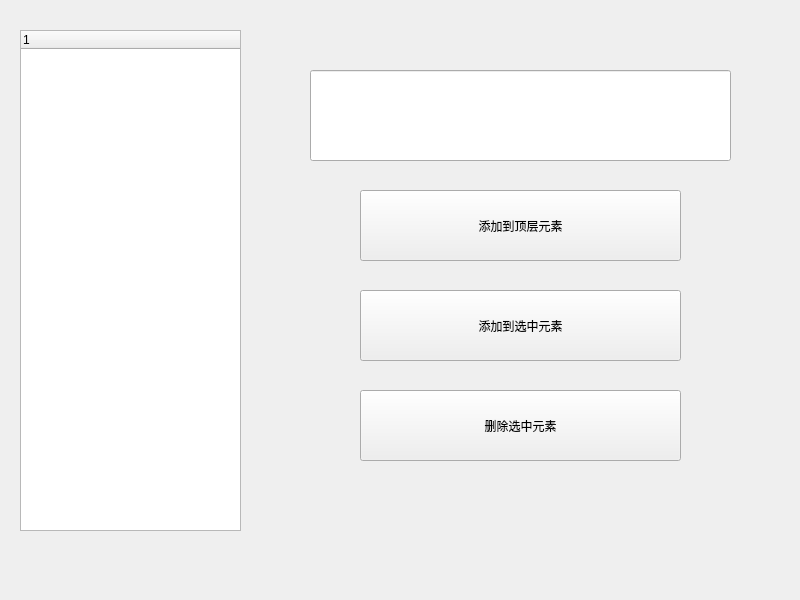
<?xml version="1.0" encoding="UTF-8"?>
<ui version="4.0">
 <class>Widget</class>
 <widget class="QWidget" name="Widget">
  <property name="geometry">
   <rect>
    <x>0</x>
    <y>0</y>
    <width>800</width>
    <height>600</height>
   </rect>
  </property>
  <property name="windowTitle">
   <string>Widget</string>
  </property>
  <widget class="QTreeWidget" name="treeWidget">
   <property name="geometry">
    <rect>
     <x>20</x>
     <y>30</y>
     <width>221</width>
     <height>501</height>
    </rect>
   </property>
   <column>
    <property name="text">
     <string notr="true">1</string>
    </property>
   </column>
  </widget>
  <widget class="QLineEdit" name="lineEdit">
   <property name="geometry">
    <rect>
     <x>310</x>
     <y>70</y>
     <width>421</width>
     <height>91</height>
    </rect>
   </property>
  </widget>
  <widget class="QPushButton" name="pushButton">
   <property name="geometry">
    <rect>
     <x>360</x>
     <y>190</y>
     <width>321</width>
     <height>71</height>
    </rect>
   </property>
   <property name="text">
    <string>添加到顶层元素</string>
   </property>
  </widget>
  <widget class="QPushButton" name="pushButton_2">
   <property name="geometry">
    <rect>
     <x>360</x>
     <y>290</y>
     <width>321</width>
     <height>71</height>
    </rect>
   </property>
   <property name="text">
    <string>添加到选中元素</string>
   </property>
  </widget>
  <widget class="QPushButton" name="pushButton_3">
   <property name="geometry">
    <rect>
     <x>360</x>
     <y>390</y>
     <width>321</width>
     <height>71</height>
    </rect>
   </property>
   <property name="text">
    <string>删除选中元素</string>
   </property>
  </widget>
 </widget>
 <resources/>
 <connections/>
</ui>
